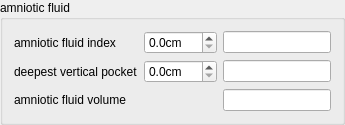
       <widget class="QGroupBox" name="fetus3AmnioticFluidGroupBox">
        <property name="title">
         <string>amniotic fluid </string>
        </property>
        <layout class="QGridLayout" name="gridLayout_33">
         <item row="0" column="0">
          <widget class="QLabel" name="fetus3AmnioticFluidIndexLabel">
           <property name="text">
            <string>amniotic fluid index</string>
           </property>
          </widget>
         </item>
         <item row="0" column="1">
          <widget class="QDoubleSpinBox" name="fetus3AmnioticFluidIndexDoubleSpinBox">
           <property name="suffix">
            <string comment="centimeter">cm</string>
           </property>
           <property name="decimals">
            <number>1</number>
           </property>
          </widget>
         </item>
         <item row="0" column="2">
          <widget class="QLineEdit" name="fetus3AmnioticFluidIndexLineEdit"/>
         </item>
         <item row="1" column="0">
          <widget class="QLabel" name="fetus3DeepestVerticalPocketLabel">
           <property name="text">
            <string>deepest vertical pocket</string>
           </property>
          </widget>
         </item>
         <item row="1" column="1">
          <widget class="QDoubleSpinBox" name="fetus3DeepestVerticalPocketDoubleSpinBox">
           <property name="suffix">
            <string comment="centimeter">cm</string>
           </property>
           <property name="decimals">
            <number>1</number>
           </property>
          </widget>
         </item>
         <item row="1" column="2">
          <widget class="QLineEdit" name="fetus3DeepestVerticalPocketLineEdit"/>
         </item>
         <item row="2" column="0">
          <widget class="QLabel" name="fetus3AmnioticFluidVolumeLabel">
           <property name="text">
            <string>amniotic fluid volume</string>
           </property>
          </widget>
         </item>
         <item row="2" column="1">
          <layout class="QHBoxLayout" name="fetus3AmnioticFluidVolumeRadioLayout"/>
         </item>
         <item row="2" column="2">
          <widget class="QLineEdit" name="fetus3AmnioticFluidVolumeLineEdit"/>
         </item>
        </layout>
       </widget>
